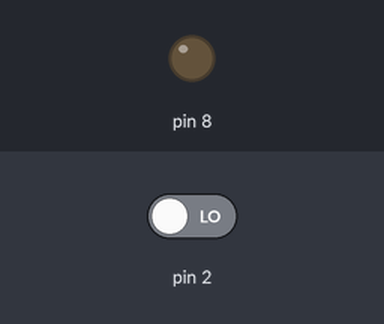
A sketch run on a simulated Arduino Uno, built with avr-gcc and run on an emulated ATmega328P. Shown: output pins drawn as LEDs (lit = HIGH). The inputs (shaded band) are chosen by the test bench; at power-on: pin 2 LOW. What the sketch prints to the serial monitor is not drawn.

Above: at 1.2 s.
1.3 s: pin 2 driven HIGH
At 2.5 s:
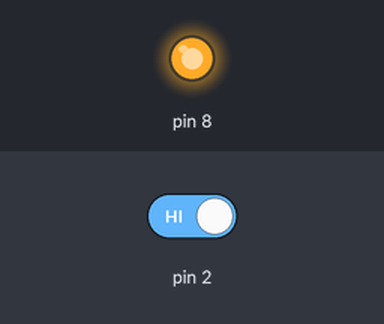
2.8 s: pin 2 driven LOW
At 3.8 s:
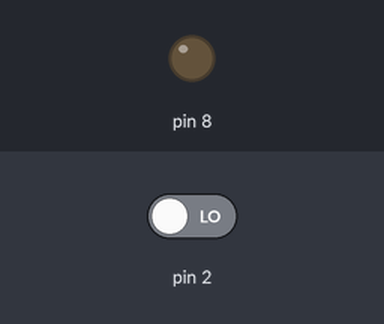
Timing chart, 0 to 5.8 s (numbered marks = the images above; inputs shaded):
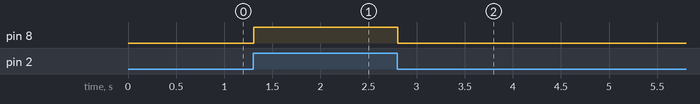

Measured:
- after the input at 1.3 s, pin 8: LOW → HIGH at once
- after the input at 2.8 s, pin 8: HIGH → LOW at once

The sketch:

buttonlight.ino
```cpp
int buttonState = 0;

void setup() {
  // put your setup code here, to run once:
  pinMode(2, INPUT);
  pinMode(8, OUTPUT);
  Serial.begin(9600);
}

void loop() {
  // put your main code here, to run repeatedly:
  buttonState = digitalRead(2);
  Serial.println(buttonState);
  if (buttonState == HIGH){
    digitalWrite(8, HIGH);
  }
  if (buttonState == LOW){
    digitalWrite(8, LOW);
  }
}
```
